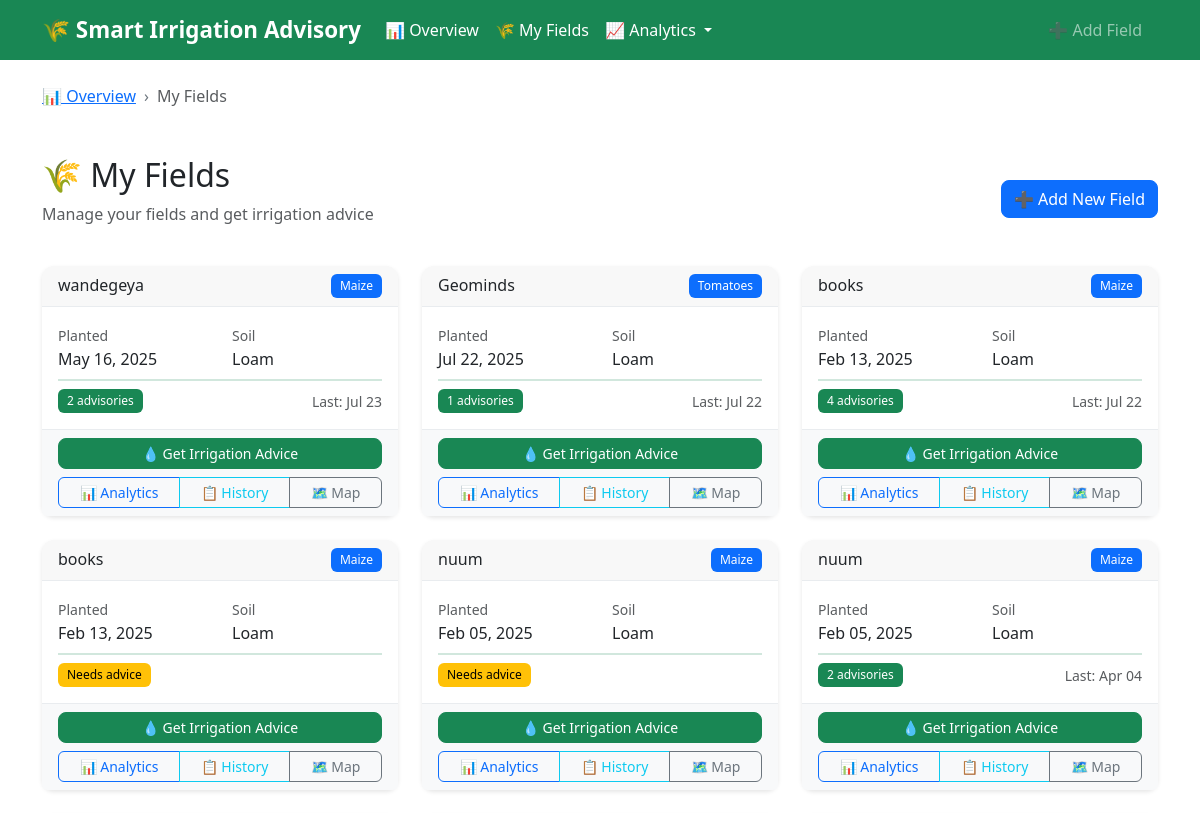
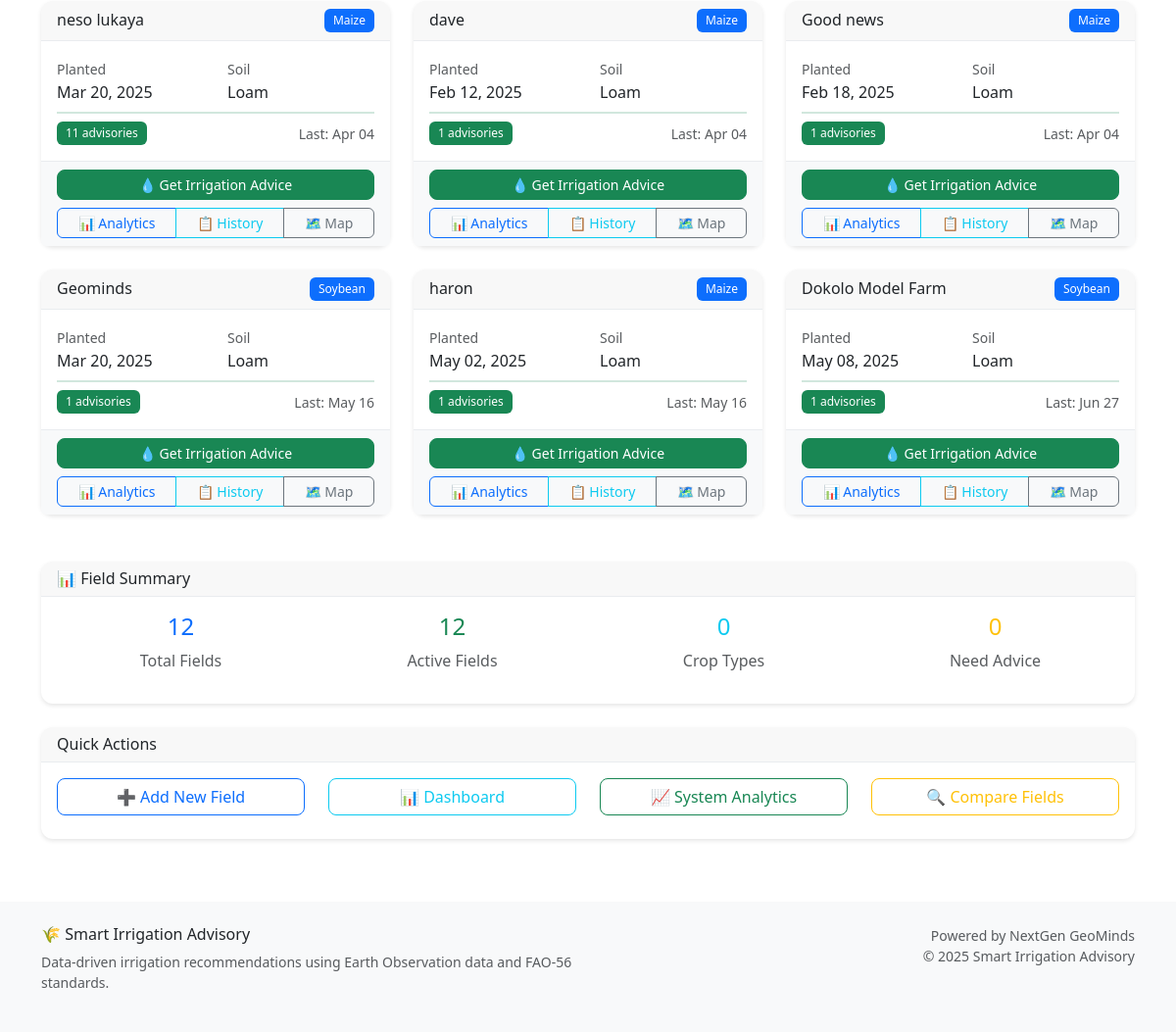
Before: /fields/ with the older database file (2 pictures, top to bottom).
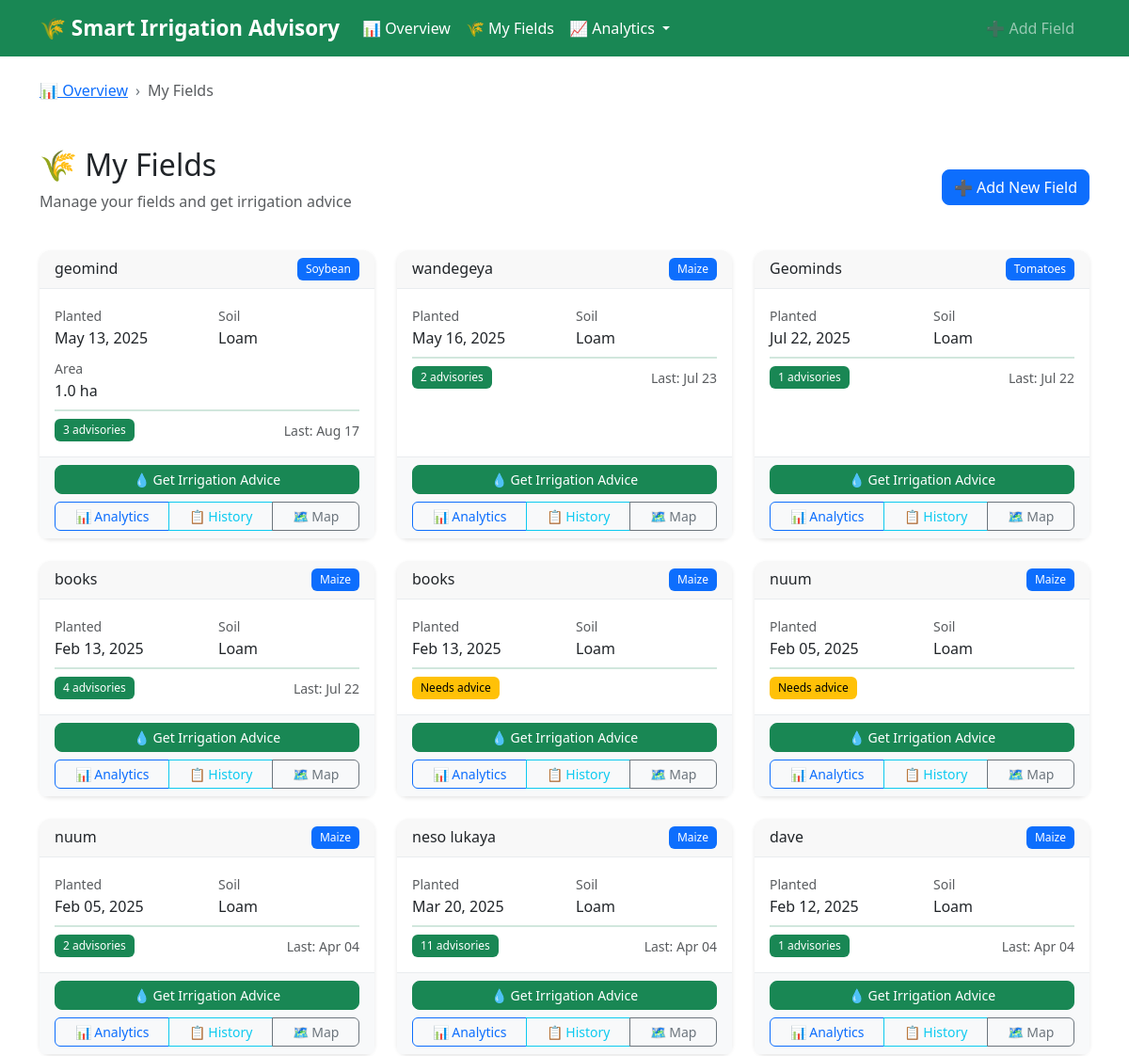
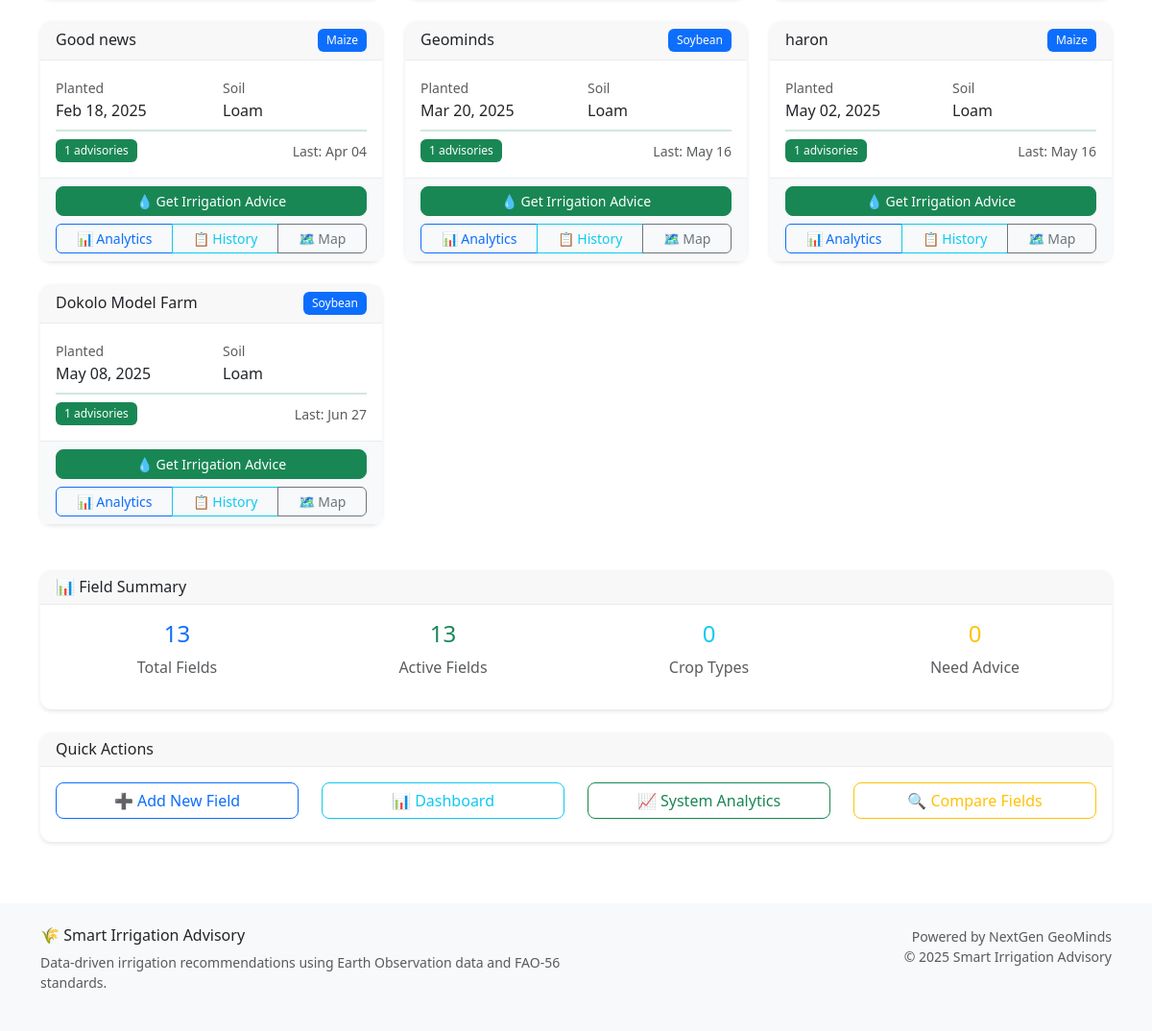
After: the same page with the newer database file (2 pictures, top to bottom).
### advisory/models.py (models this page shows, shortened)
class FarmField(models.Model):
    CROP_CHOICES = [
        ("maize", "Maize"),
        ("soybean", "Soybean"),
        ("rice", "Rice"),
        ("wheat", "Wheat"),
        ("sugarcane", "Sugarcane"),
        ("cotton", "Cotton"),
        ("beans", "Beans"),
        ("potatoes", "Potatoes"),
        ("tomatoes", "Tomatoes"),
        ("cassava", "Cassava"),
    ]
    SOIL_CHOICES = [
        ("clay", "Clay"),
        ("loam", "Loam"),
        ("sandy", "Sandy"),
        ("silt", "Silt"),
        ("clay_loam", "Clay Loam"),
        ("sandy_loam", "Sandy Loam"),
    ]
    name = models.CharField(max_length=100)
    latitude = models.FloatField(_('Latitude'), validators=[
        MinValueValidator(-90.0), MaxValueValidator(90.0)])
    longitude = models.FloatField(_('Longitude'), validators=[
        MinValueValidator(-180.0), MaxValueValidator(180.0)])
    soil_type = models.CharField(
        choices=SOIL_CHOICES, max_length=20, default="loam", null=True, blank=True)
    crop_type = models.CharField(
        choices=CROP_CHOICES, max_length=20, default="maize")
    planting_date = models.DateField(_('Planting Date'), default=date.today)
    field_area_ha = models.FloatField(
        _('Field Area (ha)'),
        validators=[MinValueValidator(0.1), MaxValueValidator(1000.0)],
        null=True, blank=True,
        help_text="Field area in hectares"
    )
    elevation = models.FloatField(
        _('Elevation (m)'),
        null=True, blank=True,
        help_text="Field elevation in meters"
    )
    created_at = models.DateTimeField(auto_now_add=True)
    updated_at = models.DateTimeField(auto_now=True)
    class Meta:
        ordering = ['-created_at']
        verbose_name = 'Farm Field'
        verbose_name_plural = 'Farm Fields'

class IrrigationAdvisory(models.Model):
    field = models.ForeignKey(
        FarmField, on_delete=models.CASCADE, related_name='advisories')
    date = models.DateField(default=date.today)
    crop_stage = models.CharField(max_length=50, default="Initial")
    eto = models.FloatField(default=0.0)  # mm/day
    rainfall = models.FloatField(default=0.0)  # mm/week
    kc = models.FloatField(default=0.0)  # Crop Coefficient
    water_need = models.FloatField(default=0.0)  # mm/week
    water_deficit = models.FloatField(default=0.0)
    recommendation = models.TextField(blank=True)
    soil_moisture = models.FloatField(
        default=0.0,
        help_text="Soil moisture percentage"
    )
    irrigation_recommended = models.BooleanField(default=False)
    irrigation_volume = models.FloatField(
        default=0.0,
        help_text="Recommended irrigation volume in mm"
    )
    confidence_score = models.FloatField(
        default=0.0,
        validators=[MinValueValidator(0.0), MaxValueValidator(1.0)],
        help_text="Confidence in recommendation (0-1)"
    )
    data_source = models.CharField(
        max_length=50,
        default="simulated",
        help_text="Source of weather data (GEE, API, simulated)"
    )
    class Meta:
        ordering = ['-date']
        verbose_name = 'Irrigation Advisory'
        verbose_name_plural = 'Irrigation Advisories'
        get_latest_by = 'date'

### advisory/views.py (the view)
# urls.py: path('fields/', views.FieldListView.as_view(), name='field_list'),
class FieldListView(ListView):
    model = FarmField
    template_name = 'advisory/field_list.html'
    context_object_name = 'fields'
    def get_queryset(self):
        return FarmField.objects.prefetch_related('advisories').all()

### templates/advisory/field_list.html (shortened to what the changed rows need)
{% extends "base.html" %} {% block title %}My Fields{% endblock %}  {% block content %}
<div class="container mt-4">
  <div class="row mb-4">
    <div class="col-12">
      <div class="d-flex justify-content-between align-items-center">
        <div>
          <h2>🌾 My Fields</h2>
        </div>
      </div>
    </div>
  </div>
  {% if fields %}
  <div class="row">
    {% for field in fields %}
    <div class="col-md-6 col-lg-4 mb-4">
      <div class="card h-100">
        <div class="card-header d-flex justify-content-between align-items-center">
          <h6 class="mb-0">{{ field.name }}</h6>
          <span class="badge bg-primary">{{ field.crop_type|title }}</span>
        </div>
        <div class="card-body">
          <div class="row mb-2">
            <div class="col-6">
              <small class="text-muted">Planted</small>
              <div>{{ field.planting_date|date:"M d, Y" }}</div>
            </div>
            <div class="col-6">
              <small class="text-muted">Soil</small>
              <div>{{ field.soil_type|title }}</div>
            </div>
          </div>
          {% if field.field_area_ha %}
          <div class="mb-2">
            <small class="text-muted">Area</small>
            <div>{{ field.field_area_ha }} ha</div>
          </div>
          {% endif %}
          <div class="border-top pt-2 mt-2">
            <div class="d-flex justify-content-between align-items-center">
              <span class="badge {% if field.advisories.count > 0 %}bg-success{% else %}bg-warning{% endif %}">
                {% if field.advisories.count > 0 %} {{ field.advisories.count }} advisories {% else %} Needs advice {% endif %}
              </span>
              {% if field.advisories.first %}
              <small class="text-muted"> Last: {{ field.advisories.first.date|date:"M d" }} </small>
              {% endif %}
            </div>
          </div>
        </div>
        <div class="card-footer">
          <div class="d-grid gap-2">
            <a href="{% url 'advisory:get_advice' field.id %}" class="btn btn-success btn-sm"> 💧 Get Irrigation Advice </a>
            <div class="btn-group btn-group-sm w-100">
              <a href="{% url 'advisory:field_analytics' field.id %}" class="btn btn-outline-primary"> 📊 Analytics </a>
              <a href="{% url 'advisory:advisory_history' field.id %}" class="btn btn-outline-info"> 📋 History </a>
              <a href="{% url 'advisory:field_map' field.id %}" class="btn btn-outline-secondary"> 🗺️ Map </a>
            </div>
          </div>
        </div>
      </div>
    </div>
    {% endfor %}
  </div>
  <div class="row mt-4">
    <div class="col-12">
      <div class="card">
        <div class="card-header">
          <h6 class="mb-0">📊 Field Summary</h6>
        </div>
        <div class="card-body">
          <div class="row text-center">
            <div class="col-md-3">
              <h4 class="text-primary">{{ fields|length }}</h4>
              <p class="text-muted">Total Fields</p>
            </div>
            <div class="col-md-3">
              <h4 class="text-success">
                {% for field in fields %} {% if field.advisories.count > 0 %} {% if forloop.first %}{% endif %} {% endif %} {% endfor %} {{ fields|length }}
              </h4>
              <p class="text-muted">Active Fields</p>
            </div>
            <div class="col-md-3">
              <h4 class="text-info">{{ crop_summary|length }}</h4>
              <p class="text-muted">Crop Types</p>
            </div>
            <div class="col-md-3">
              <h4 class="text-warning">
                {% for field in fields %} {% if field.advisories.count == 0 %} {% if forloop.first %}{% endif %} {% endif %} {% endfor %} 0
              </h4>
              <p class="text-muted">Need Advice</p>
            </div>
          </div>
        </div>
      </div>
    </div>
  </div>
  {% endif %}
</div>
{% endblock %}

Changed rows visible on the page:
added FarmField: name "geomind", crop_type "Soybean", planting_date "May 13, 2025", soil_type "Loam", field_area_ha "1.0", advisories.count "3", advisories.first "Aug 17"
Other visible differences:
{{ fields|length }}: "12" → "13"
